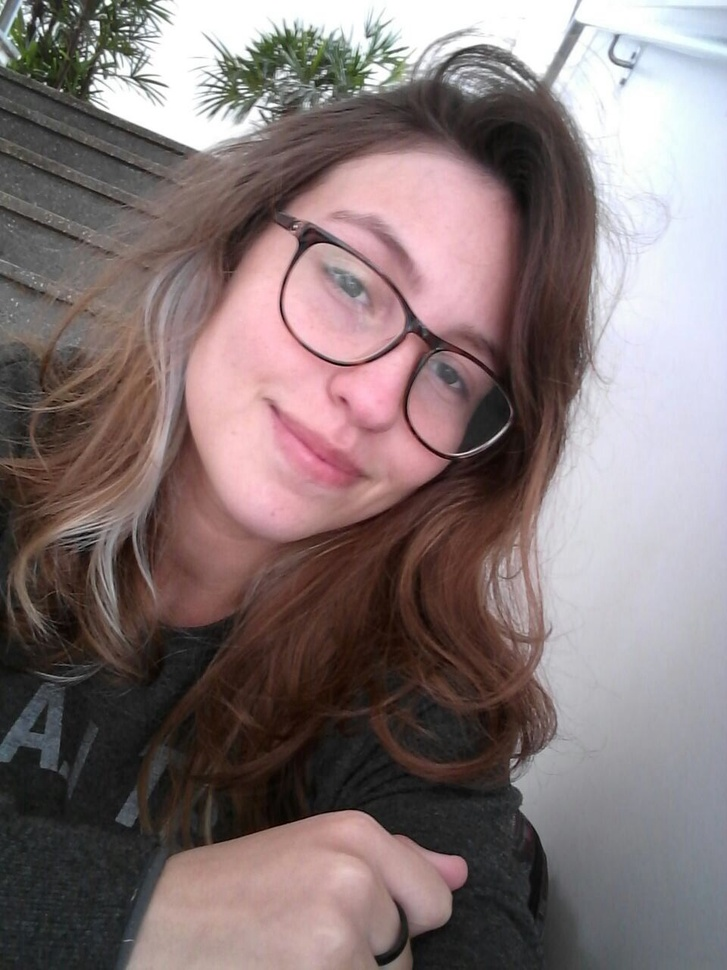
#> input picture Python Scripts/datasetTest/ge.JPG, 727 x 970 px, shrunk from 960 x 1280 before the run, given in place of baco.JPG, which was not available
$ jupyter execute Histrograms.ipynb   (shell and % lines are left out)
#> lines starting #> are read from the running program, lines starting #| are printed output that depends on the picture; pictures that were not available may be replaced by others from this repository, and a replacement may not be noted
[cell 1]
import cv2
import numpy as np
import matplotlib.pyplot as plt

[cell 2]
baco = cv2.imread('../ni/baco.JPG')
#> baco is the input picture: shape (970, 727, 3); mean B, G, R 117.5, 117.1, 131.5
rgbBaco = cv2.cvtColor(baco, cv2.COLOR_BGR2RGB)

ge = cv2.imread('../ni/ge.JPG')
rgbGe = cv2.cvtColor(ge, cv2.COLOR_BGR2RGB)

snow = cv2.imread('../ni/snow.JPG')
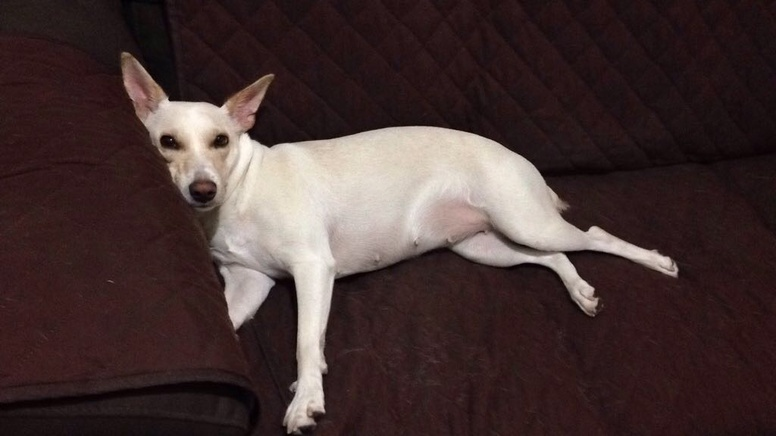
#> input picture Python Scripts/datasetTest/snow.JPG, 776 x 436 px, shrunk from 1024 x 576 before the run, found by its file name
#> snow is the input picture: shape (436, 776, 3); mean B, G, R 51.2, 52, 69.4
rgbSnow = cv2.cvtColor(snow, cv2.COLOR_BGR2RGB)

[cell 3]
#BGR

histogramValuesB = cv2.calcHist([ge], channels = [0], mask = None, histSize = [256], ranges = [0,256])
#> histogramValuesB = 256 values, max 23703 at index 255, min 69 at index 1, mean 2754.6
histogramValuesG = cv2.calcHist([ge], channels = [1], mask = None, histSize = [256], ranges = [0,256])
#> histogramValuesG = 256 values, max 21657 at index 255, min 9 at index 1, mean 2754.6
histogramValuesR = cv2.calcHist([ge], channels = [2], mask = None, histSize = [256], ranges = [0,256])
#> histogramValuesR = 256 values, max 19071 at index 255, min 0 at index 0, mean 2754.6

plt.plot(histogramValuesB)
plt.plot(histogramValuesG)
plt.plot(histogramValuesR)
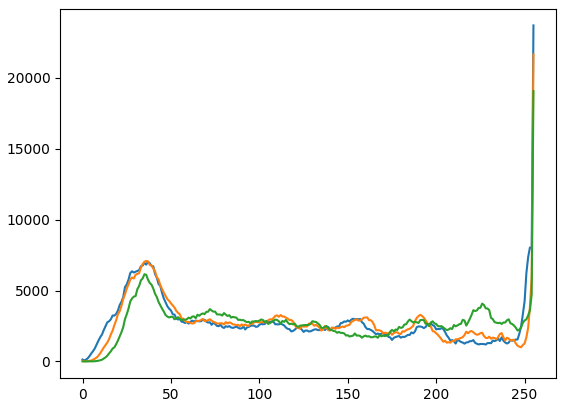
#> figure drawn by matplotlib, 1 panel; curve peaks at x = 255, y = 23703; curve peaks at x = 255, y = 21657; curve peaks at x = 255, y = 19071

[cell 4]
plt.imshow(rgbGe)

[cell 5]
plt.xlim([0, 256])
histogram, bin_edges = np.histogram(ge[:, :, 0], bins=256, range=(0, 256))
#> histogram has the same summary as histogramValuesB; bin_edges = 257 values from 0 to 256
plt.plot(bin_edges[0:-1], histogram, color="r")
plt.xlabel("Color value")
plt.ylabel("Pixels")
plt.show()
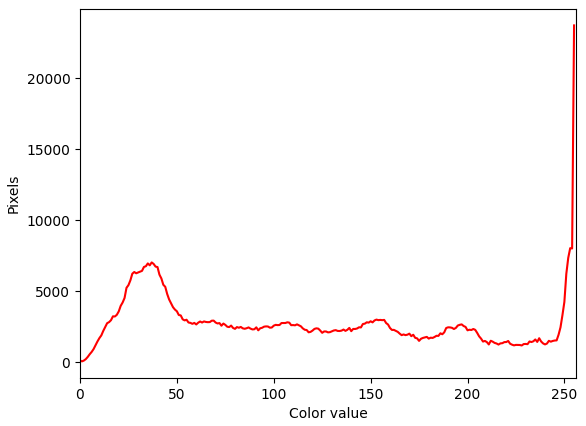
#> figure drawn by matplotlib, 1 panel; curve peaks at x = 255, y = 23703

plt.xlim([0, 256])
histogram, bin_edges = np.histogram(ge[:, :, 1], bins=256, range=(0, 256))
#> histogram has the same summary as histogramValuesG
plt.plot(bin_edges[0:-1], histogram, color="g")
plt.xlabel("Color value")
plt.ylabel("Pixels")
plt.show()
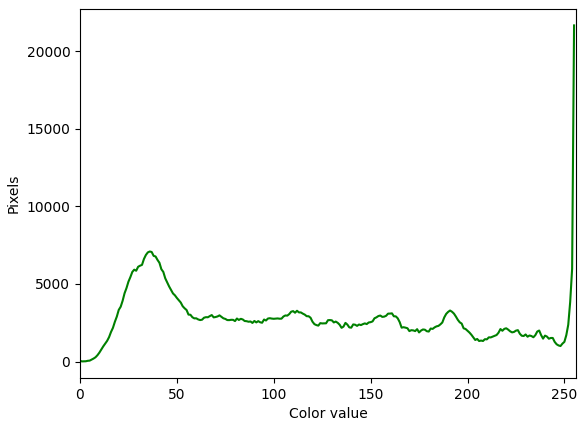
#> figure drawn by matplotlib, 1 panel; curve peaks at x = 255, y = 21657

plt.xlim([0, 256])
histogram, bin_edges = np.histogram(ge[:, :, 2], bins=256, range=(0, 256))
#> histogram has the same summary as histogramValuesR
plt.plot(bin_edges[0:-1], histogram, color="b")
plt.xlabel("Color value")
plt.ylabel("Pixels")
plt.show()
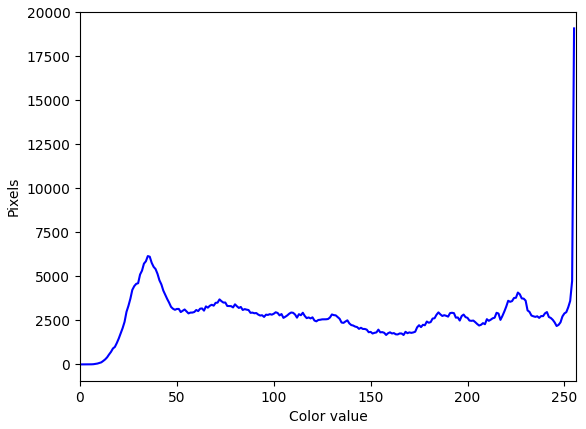
#> figure drawn by matplotlib, 1 panel; curve peaks at x = 255, y = 19071

[cell 6]
colors = ("r", "g", "b")
channel_ids = (0, 1, 2)

# create the histogram plot, with three lines, one for
# each color
plt.xlim([0, 256])
for channel_id, c in zip(channel_ids, colors):
    histogram, bin_edges = np.histogram(
        ge[:, :, channel_id], bins=256, range=(0, 256)
    )
    plt.plot(bin_edges[0:-1], histogram, color=c)

plt.xlabel("Color value")
plt.ylabel("Pixels")

plt.show()
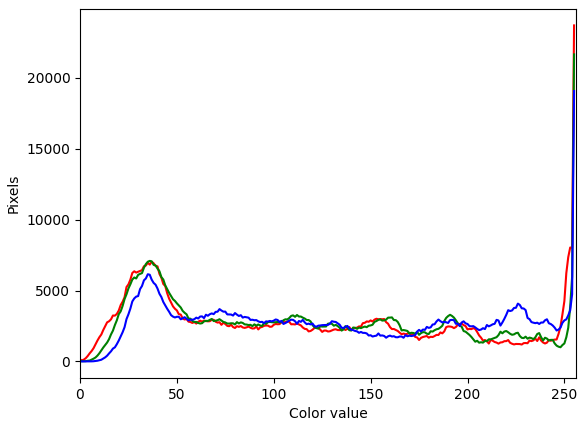
#> figure drawn by matplotlib, 1 panel; curve peaks at x = 255, y = 23703; curve peaks at x = 255, y = 21657; curve peaks at x = 255, y = 19071

[cell 7]
colors = ("r", "g", "b")
channel_ids = (0, 1, 2)

# create the histogram plot, with three lines, one for
# each color
plt.xlim([0, 256])
for channel_id, c in zip(channel_ids, colors):
    histogram, bin_edges = np.histogram(
        rgbGe[:, :, channel_id], bins=256, range=(0, 256)
    )
    plt.plot(bin_edges[0:-1], histogram, color=c)

plt.xlabel("Color value")
plt.ylabel("Pixels")

plt.show()
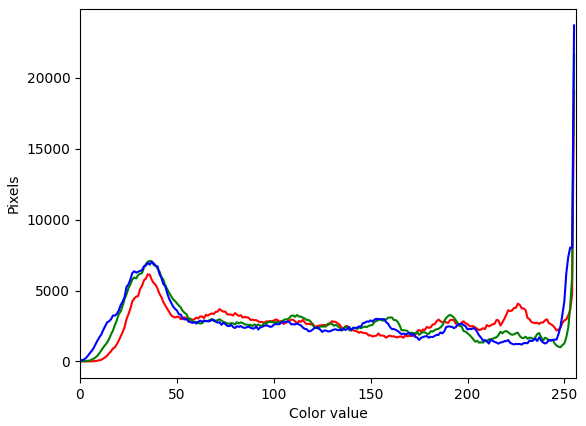
#> figure drawn by matplotlib, 1 panel; curve peaks at x = 255, y = 19071; curve peaks at x = 255, y = 21657; curve peaks at x = 255, y = 23703
